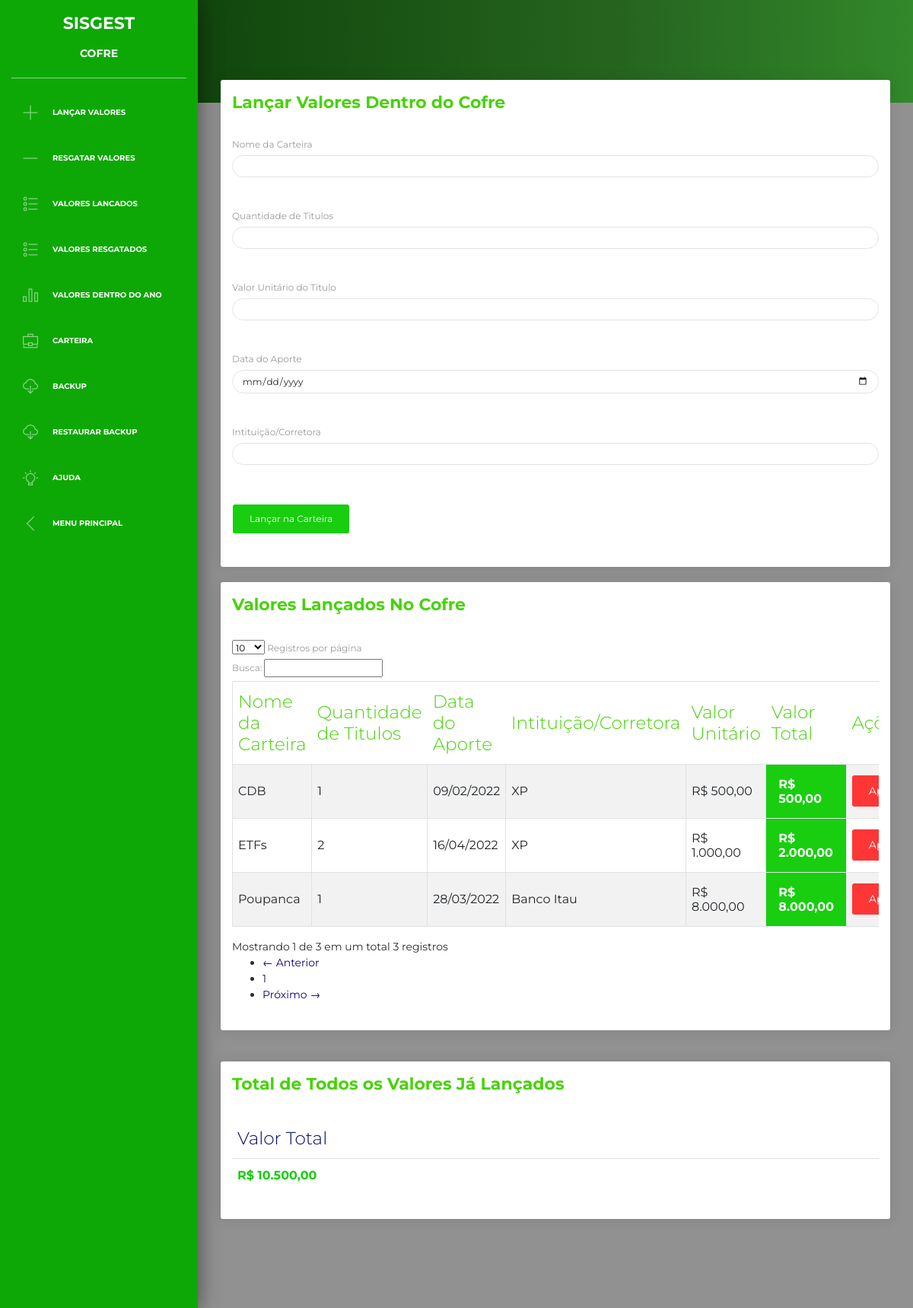
Page /sistema/Cofre/LancarValores.php on the committed database.
### tables this page shows
CREATE TABLE `cofre` (
  `cod` int(11) NOT NULL AUTO_INCREMENT,
  `nome` varchar(60) NOT NULL,
  `quantidadetitulo` int(11) NOT NULL,
  `valorunitario` varchar(60) NOT NULL,
  `valortotal` varchar(60) NOT NULL,
  `data` date NOT NULL,
  `instituicao` varchar(60) NOT NULL,
  PRIMARY KEY (`cod`)
);

### sistema/Cofre/LancarValores.php (the view, shortened to what this page needs)
<?php
include "../../conexao.php";
$texto_botao = 'Lançar na Carteira';
?>
<body>
  <?php
  include "../head.php";
  include 'Menu.php';
  include "../navbar.php";
  ?>
  <div class="panel-header-green panel-header-sm">
  </div>
  <div class="content">
    <div class="row">
      <div class="col-md-12">
        <div class="card">
          <div class="card-header">
            <h5 class="title title-color-green">Lançar Valores Dentro do Cofre</h5>
          </div>
          <div class="card-body">
            <div class="table-responsive">
              <form action="<?php echo $_SERVER['PHP_SELF'] ?>" method="post" enctype="multipart/form-data" name="cadastro">
                <label>Nome da Carteira</label>
                <input class="form-control" type="text" id="nome" name="nome">
                <br>
                <br>
                <label>Quantidade de Titulos</label>
                <input class="form-control" type="number" id="quantidadetitulo" name="quantidadetitulo">
                <br>
                <br>
                <label>Valor Unitário do Titulo</label>
                <input class="form-control" type="number" step="any" id="valorunitario" name="valorunitario">
                <br>
                <br>
                <label>Data do Aporte</label>
                <input class="form-control" type="date" id="data" name="data">
                <br>
                <br>
                <label>Intituição/Corretora</label>
                <input class="form-control" type="text" id="uinstituicao" name="instituicao">
                <br>
                <br>
                <button type="submit" class="btn btn-success"><?php echo $texto_botao; ?></button>
              </form>
            </div>
          </div>
        </div>
      </div>
    </div>
    <div class="row">
      <div class="col-md-12">
        <div class="card">
          <div class="card-header">
            <h5 class="title title-color-green"> Valores Lançados No Cofre</h5>
          </div>
          <div class="card-body">
            <div class="table-responsive">
              <table class="table table-striped table-bordered bootstrap-datatable datatable responsive">
                <thead class=" text-primary">
                  <tr>
                    <th class="title-color-green">Nome da Carteira</th>
                    <th class="title-color-green">Quantidade de Titulos</th>
                    <th class="title-color-green">Data do Aporte</th>
                    <th class="title-color-green">Intituição/Corretora</th>
                    <th class="title-color-green">Valor Unitário</th>
                    <th class="title-color-green">Valor Total</th>
                    <th class="title-color-green">Ações</th>
                  </tr>
                </thead>
                <tbody>
                  <?php
                  $sql = "SELECT * FROM cofre ";
                  $uquery = mysqli_query($con, $sql);
                  while ($lncp = mysqli_fetch_object($uquery)) :
                    $ucod = $lncp->cod;
                    $unome = $lncp->nome;
                    $uquantidadeTitulo = $lncp->quantidadetitulo;
                    $uvalorUnitario = $lncp->valorunitario;
                    $udata = $lncp->data;
                    $uinstituicao = $lncp->instituicao;
                    $uvalor = $lncp->valortotal;
                  ?>
                    <tr>
                      <td class="datatable-color"><?php echo $unome; ?></td>
                      <td class="datatable-color center"><?php echo $uquantidadeTitulo; ?></td>
                      <td class="datatable-color"><?php echo date('d/m/Y', strtotime($udata)); ?></td>
                      <td class="datatable-color"><?php echo $uinstituicao; ?></td>
                      <td class="">R$ <?php echo number_format($uvalorUnitario, 2, ',', '.');  ?></td>
                      <td class="p-3 mb-2 bg-success text-white title">R$ <?php echo number_format($uvalor, 2, ',', '.');  ?></td>
                      <td>
                        <a class="btn btn-danger" href="?id=<?php echo $ucod; ?>&act=exclusao" onclick="return confirm('Deseja Realmente Excluir Este Valor do Cofre ?')">
                          Apagar
                        </a>
                      </td>
                    </tr>
                  <?php endwhile; ?>
                </tbody>
              </table>
            </div>
          </div>
        </div>
        <br>
        <br>
        <div class="row">
          <div class="col-md-12">
            <div class="card">
              <div class="card-header">
                <h5 class="title title-color-green"> Total de Todos os Valores Já Lançados</h5>
              </div>
              <div class="card-body">
                <div class="table-responsive ">
                  <table class="table">
                    <thead class=" text-primary">
                      <tr>
                        <th class="datatable-color">Valor Total</th>
                      </tr>
                    </thead>
                    <tbody>
                      <?php
                      $total = mysqli_query($con, "SELECT SUM(valortotal) FROM cofre");
                      while ($sum = mysqli_fetch_array($total)) :
                        $tcfpsoma = 'R$ ' . number_format($sum['SUM(valortotal)'], 2, ',', '.');
                      ?>
                        <tr>
                          <td class="text-success title"><?php echo $tcfpsoma; ?></td>
                          <td>
                          </td>
                        </tr>
                      <?php endwhile; ?>
                    </tbody>
                  </table>
                </div>
              </div>
            </div>
    <?php
    include "../footer.php";
    ?>

### rows in the picture
cofre: nome "Poupanca", quantidadetitulo "1", data "28/03/2022", instituicao "Banco Itau", valorunitario "8.000,00", valortotal "8.000,00"
cofre: nome "ETFs", quantidadetitulo "2", data "16/04/2022", instituicao "XP", valorunitario "1.000,00", valortotal "2.000,00"
cofre: nome "CDB", quantidadetitulo "1", data "09/02/2022", instituicao "XP", valorunitario "500,00", valortotal "500,00"

### other values in the picture
$texto_botao "Lançar na Carteira"
$tcfpsoma "R$ 10.500,00"
